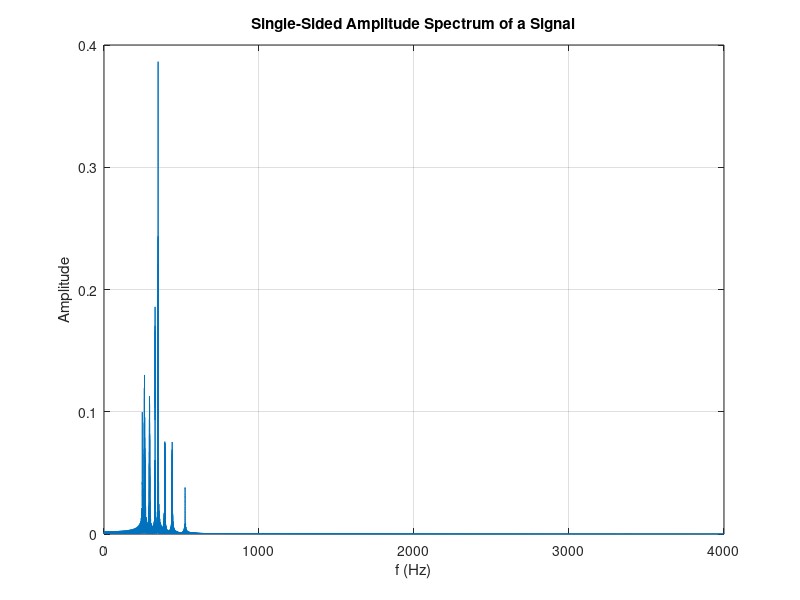

This chart was generated by the following MATLAB code:
clc; clear all; close all;

xx = importdata("signal_01.mat");

sound(xx);
pause(2);

fs = 8000;      %sampling frequency
% t = 0:1/fs:5;   %time vector
% 
% %time domain signal
% xx = 0.8*sin(2*pi*1000*t) + 0.6*sin(2*pi*1500*t) + 0.4*sin(2*pi*2200*t) + 1*sin(2*pi*3000*t);

%performing fourier transform using 'fft' command
XX = fft(xx);

L = length(xx);

%ampltude of the frequency components
P = abs(XX/L);
P1 = P(1:L/2+1);
P1(2:end-1) = 2*P1(2:end-1); 

f = fs*(0:(L/2))/L;

%plot the frequency spectrum
figure('Name','Frequency Spectrum')
plot(f,P1) 
title('Single-Sided Amplitude Spectrum of a Signal')
xlabel('f (Hz)')
ylabel('Amplitude')
grid on